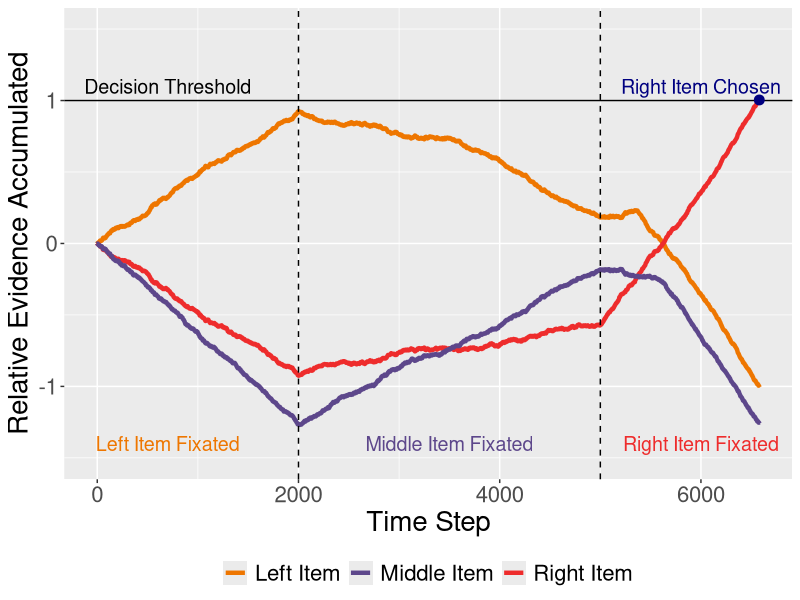
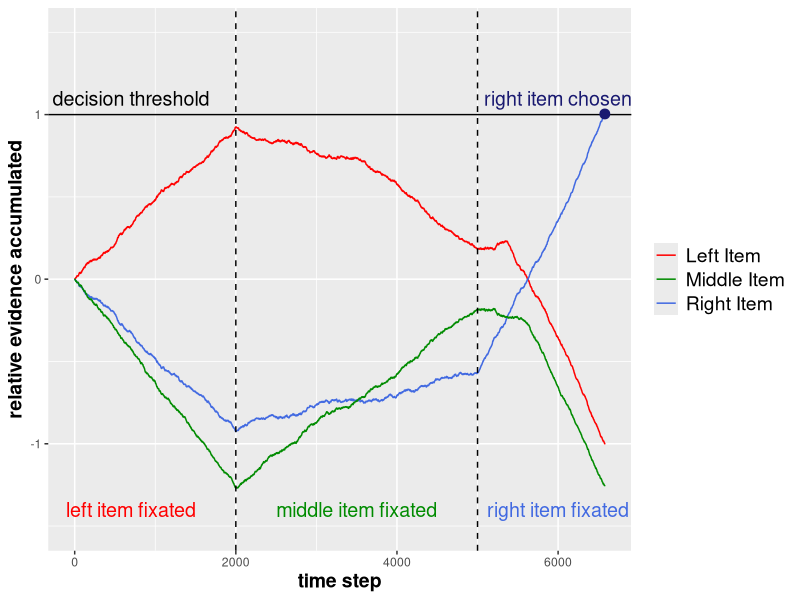

Recreate these plots in R, in order.
setwd("C:/Anna/addm_writeup")
rm(list=ls())
library(ggplot2)
library(data.table)



aDDM <- function(r, d, theta.unattended, sigma) {
  # r is a vector with the values of the options
  # theta is the attentional discounting of the non attended options
  # d controls the speed of integration
  #theta.unattended <- 0.3
  #sigma <- 0
  # create a variable with the row index of the given value set within the subjective values matrix 
  #d <- 0.1

  #r <- c(7,4,5)
  set.seed(1)
  
  no.options <- length(r)
  I <- -(1:no.options)
  E <- c(0,0,0)
  chosen <- NA
  choice.time <- 0
  fixation.number <- 0
  fixations <- c(rep(1,2000),rep(2,3000),rep(3,2000))
  relative_values <- NULL
sapply(1:length(fixations), function (x) {
    fixated <- fixations[x]
    theta <- rep(theta.unattended, no.options)
    theta[fixated] <- 1
    # Vectorised version of a fixation
    noise <- matrix(rnorm(no.options, mean=0, sd=sigma), nrow=no.options)
    delta.E <- t(d * r * theta + noise)
    E <<- E + delta.E
    #print(E)
    V <- cbind(E[1,1] - pmax.int(E[1,2],E[1,3]), E[1,2] - pmax.int(E[1,1], E[1,3]), E[1,3] - pmax.int(E[1,1],E[1,2]))
    #print(V)
    relative_values <<- data.table(rbind(relative_values, V))
    #E <<- E[,1] # Save the last E for the next fixation
}
)
 return(relative_values)
}


data <- aDDM(r = c(4,3,6), d = 0.0002, theta.unattended = 0.3,sigma = 0.001)
data[V1 >= 1 | V2 >= 1 | V3 >= 1]
first <- min(data[V1 >= 1 | V2 >= 1 | V3 >= 1,which=TRUE])
data <- data[1:first,]

data[,time_step := .GRP, by = 1:nrow(data)]

setnames(data,old = c("V1", "V2", "V3"), new = c("left item", "center item", "right item"))


data_new <-  melt(data, id.vars = c("time_step"),
             measure.vars = c("left item", "center item", "right item"))
data_new[variable == "left item", variable := "Left Item"]
data_new[variable == "right item", variable := "Right Item"]
data_new[variable == "center item", variable := "Middle Item"]


ggplot(data = data_new, aes(x = time_step, y = value, colour = variable, group = variable)) + geom_line(size = 1.5) + ylim(c(-1.5,1.5)) +
  scale_colour_manual(breaks = unique(data_new[,variable]), values = c("darkorange2","mediumpurple4","firebrick2")) +
  geom_hline(yintercept = 1, colour = "black") + geom_vline(xintercept = 2000, linetype = "dashed") +
  geom_vline(xintercept = 5000, linetype = "dashed") + annotate("text", x = 700, y = 1.1, label = "Decision Threshold", colour = "black", size = 5) +
  annotate("text", x = 700, y = -1.4, label = "Left Item Fixated", colour = "darkorange2", size = 5) +
  annotate("text", x = 3500, y = -1.4, label = "Middle Item Fixated", colour = "mediumpurple4", size = 5) +
  annotate("text", x = 6000, y = -1.4, label = "Right Item Fixated", colour = "firebrick2", size = 5) +
  geom_point(data= data_new[time_step == first, list(time_step,value, variable)][3], colour = "navyblue", size = 3) +
  annotate("text", x = 6000, y = 1.1, label = "Right Item Chosen", size = 5,colour = "navyblue") + xlab("Time Step") + ylab("Relative Evidence Accumulated") +
  theme(legend.title=element_blank(), legend.position = "bottom", text = element_text(size = 20))
ggsave("c1_driftrates.pdf")



ggplot(data = data_new, aes(x = time_step, y = value, colour = variable, group = variable)) + geom_line() + ylim(c(-1.5,1.5)) +
  scale_colour_manual(breaks = unique(data_new[,variable]), values = c("red","green4","royalblue")) +
  geom_hline(yintercept = 1, colour = "black") + geom_vline(xintercept = 2000, linetype = "dashed") +
  geom_vline(xintercept = 5000, linetype = "dashed") + annotate("text", x = 700, y = 1.1, label = "decision threshold", colour = "black", size = 5) +
  annotate("text", x = 700, y = -1.4, label = "left item fixated", colour = "red", size = 5) +
  annotate("text", x = 3500, y = -1.4, label = "middle item fixated", colour = "green4", size = 5)  +
  annotate("text", x = 6000, y = -1.4, label = "right item fixated", colour = "royalblue", size = 5)  +
  geom_point(data= data_new[time_step == first, list(time_step,value, variable)][3], colour = "midnightblue", size = 3) +
  annotate("text", x = 6000, y = 1.1, label = "right item chosen", colour = "midnightblue", size = 5)  + xlab("time step") + ylab("relative evidence accumulated") +
  theme(legend.title=element_blank()) +theme(axis.title=element_text(size=14,face="bold")) + theme(legend.text=element_text(size=14))
ggsave("figure2_pres.png", width = 8, height =5.779468)


